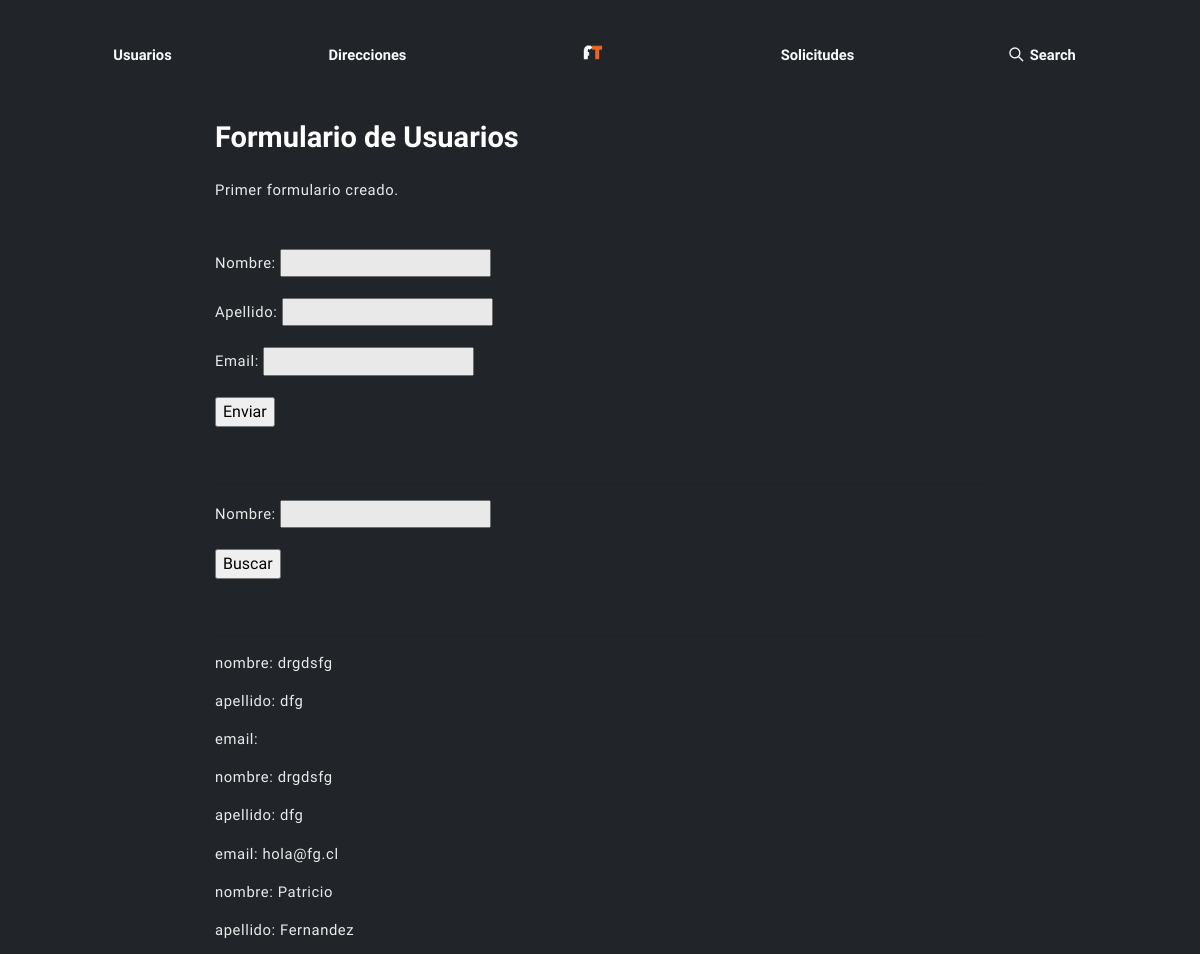
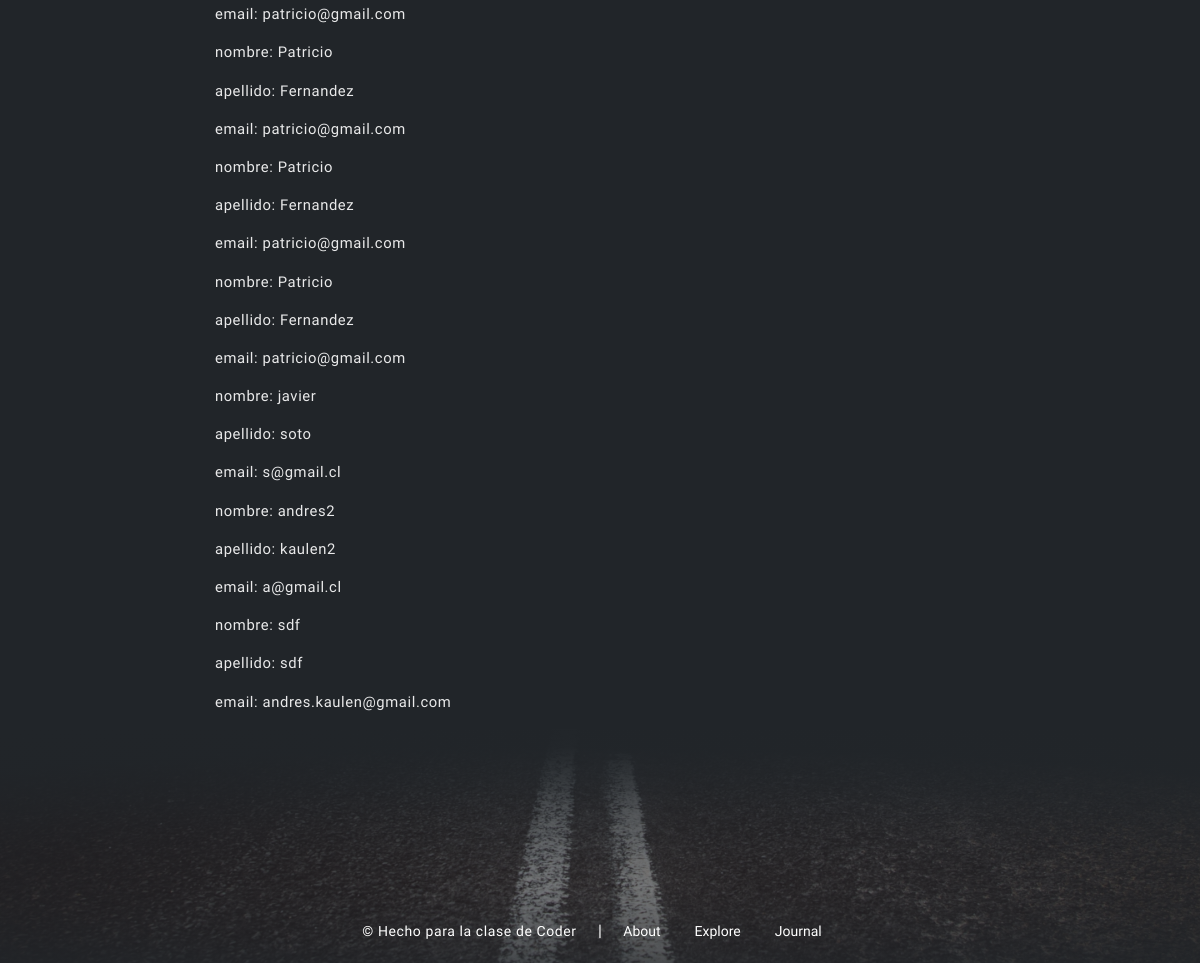
/usuarios/, run on an earlier commit of the app's database (2 pictures, top to bottom).
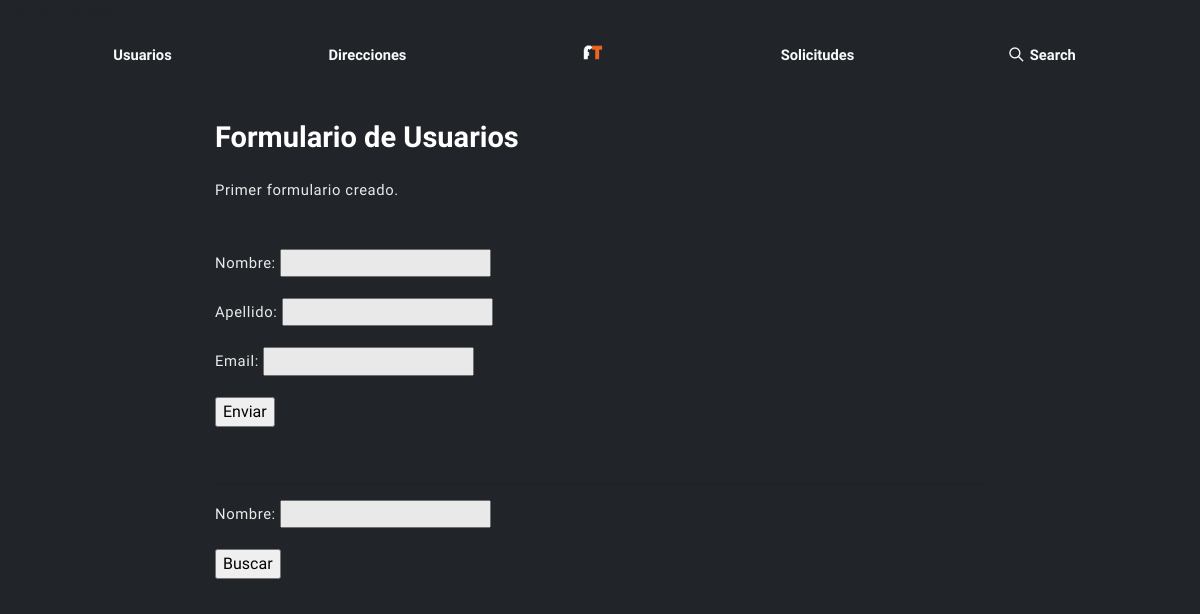
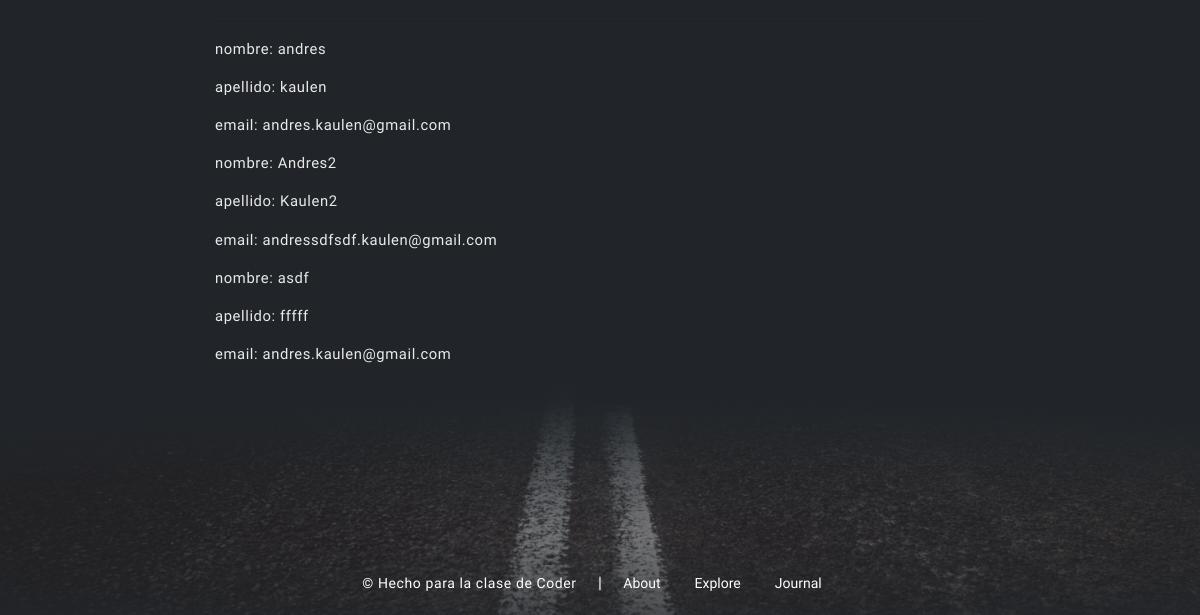
And on a later commit of the database (2 pictures, top to bottom).
### AppWeb/models.py (models this page shows, shortened)
class Usuario(models.Model):
    id = models.AutoField(primary_key=True)
    created = models.DateTimeField(auto_now_add=True)
    nombre = models.CharField(max_length=30)
    apellido = models.CharField(max_length=30)
    email = models.EmailField()

### AppWeb/views.py (the view, shortened to what this page needs)
# urls.py: path('usuarios/', usuarios, name="AppWebUsuarios"),
def usuarios(request):
    all_usuarios = Usuario.objects.all()
    context = {
        "usuarios": all_usuarios,
        "form": UsuarioForm(),
        "form_busqueda": BusquedaUsuarioForm(),
    }
    return render(request, "AppWeb/usuarios.html", context=context)

### AppWeb/forms.py
class UsuarioForm(forms.Form):
    nombre = forms.CharField(min_length=3, max_length=30)
    apellido = forms.CharField(min_length=3, max_length=30)
    email = forms.EmailField()

class BusquedaUsuarioForm(forms.Form):
    nombre = forms.CharField(min_length=3, max_length=30)

### templates/AppWeb/usuarios.html (shortened to what this page needs)
<html lang="en">
<head>
    {% load static %}
    <link rel="stylesheet" href="{% static 'AppWeb/assets/vendors/themify-icons/css/themify-icons.css' %}">
	<link rel="stylesheet" href="{% static 'AppWeb/assets/css/dorang.css' %}">
</head>
<body data-spy="scroll" data-target=".navbar" data-offset="40" id="home" class="dark-theme">
    <nav class="page-navbar affix-top" data-spy="affix" data-offset-top="10">
        <ul class="nav-navbar container">
            <li class="nav-item"><a href="/usuarios" class="nav-link">Usuarios</a></li>
            <li class="nav-item"><a href="/direcciones#" class="nav-link">Direcciones</a></li>
            <li class="nav-item"><a href="/home" class="nav-link"><img src="{% static 'AppWeb/assets/imgs/Agrocompra-Isotipo1.png' %}" alt="Download"></a></li>
            <li class="nav-item"><a href="/solicitudes" class="nav-link">Solicitudes</a></li>
            <li class="nav-item search">
                <a href="javascript:void(0)" class="nav-link search-toggle"><i class="ti-search"></i> Search</a>
            </li>
        </ul>
    </nav>
     <div>
        <div class="col-md-10 col-lg-8 m-auto">
            <h6 class="title mb-4 mt-5 pt-5">Formulario de Usuarios</h6>
            <p class="mb-5">Primer formulario creado.</p>
            {% block contenido_cambia %}
                <form action="{% url 'AppWebUsuarios' %}" method="post">
                    {{ form.as_p }}
                    <input type="submit" value="Enviar">
                </form>
                <br><hr>
                <form action="{% url 'AppWebBuscarUsuario' %}">
                    {{ form_busqueda.as_p }}
                    <input type="submit" value="Buscar">
                </form>
                <br><hr>
                {% if usuarios %}
                    {% for usuario in usuarios %}
                        <P>nombre: {{ usuario.nombre }}</P>
                        <P>apellido: {{ usuario.apellido }}</P>
                        <P>email: {{ usuario.email }}</P>
                    {% endfor %}
                {% else %}
                    <h1>No hay usuarios en el momento</h1>
                {% endif %}
            {% endblock %}
        </div>
    </div>
    <div class="contact-section">
        <div class="overlay"></div>
            <footer class="footer">
                <p class="infos">&copy; Hecho para la clase de Coder</i> </a></p>
                <span>|</span>
                <div class="links">
                    <a href="#">About</a>
                    <a href="#">Explore</a>
                    <a href="#">Journal</a>
                </div>
            </footer>
        </div>
</body>
</html>

What changed in the data, as far as the page shows it:
removed Usuario: nombre "drgdsfg", apellido "dfg", email "hola@fg.cl"
removed Usuario: nombre "Patricio", apellido "Fernandez", email "patricio@gmail.com"
removed Usuario: nombre "Patricio", apellido "Fernandez", email "patricio@gmail.com"
removed Usuario: nombre "Patricio", apellido "Fernandez", email "patricio@gmail.com"
removed Usuario: nombre "Patricio", apellido "Fernandez", email "patricio@gmail.com"
removed Usuario: nombre "javier", apellido "soto", email "s@gmail.cl"
removed Usuario: nombre "andres2", apellido "kaulen2", email "a@gmail.cl"
removed Usuario: nombre "sdf", apellido "sdf", email "andres.kaulen@gmail.com"
changed Usuario: nombre "drgdsfg" → "andres"; apellido "dfg" → "kaulen"; email (not shown) → "andres.kaulen@gmail.com"
added Usuario: nombre "Andres2", apellido "Kaulen2", email "andressdfsdf.kaulen@gmail.com"
added Usuario: nombre "asdf", apellido "fffff", email "andres.kaulen@gmail.com"
